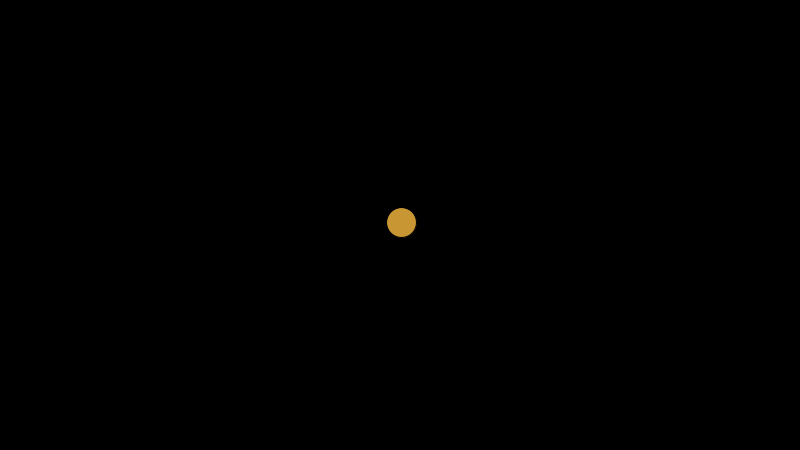
Frame 1 (no input)
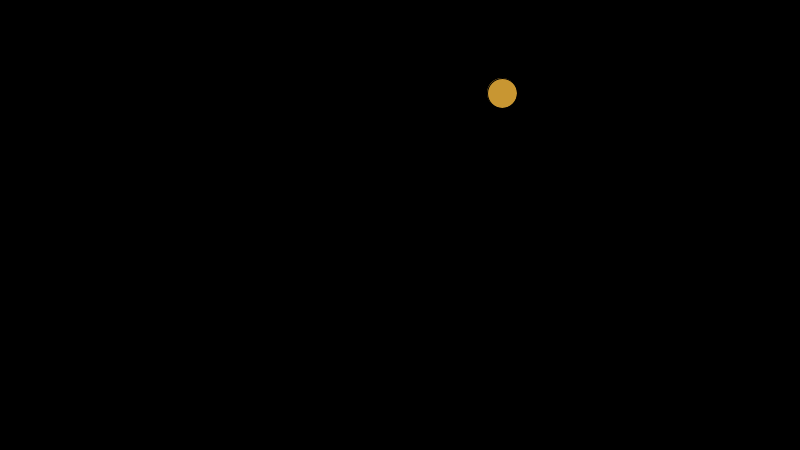
Frame 60 (the mouse pressed at the canvas centre just before this capture)
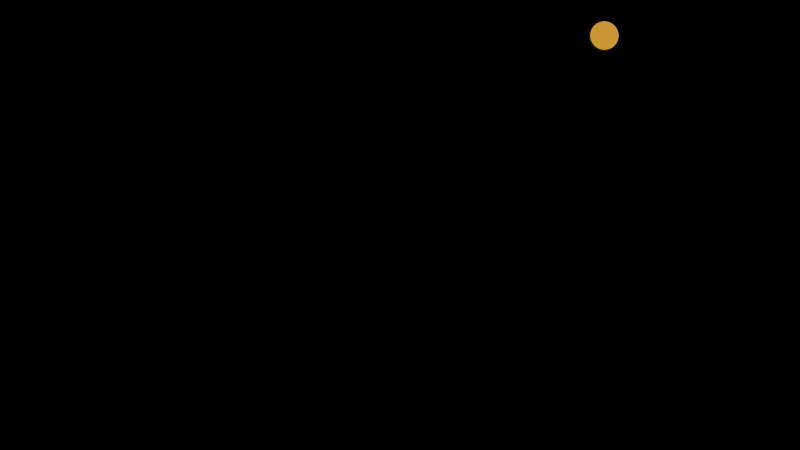
Frame 120 (the mouse held since frame 60 and released just before this capture)

The Processing sketch that drew these frames (run headless with seeded random() and noise(); from frame 60 on, the mouse is pressed at the canvas centre):

// Processing sketch: ejemploMovimiento
// ── ejemploMovimiento.pde
float xPos,yPos,xVel,yVel;
int radio;
void setup(){
  size(800,450);  
  xPos=width/2;
  yPos=height/2;
  xVel=1.7;
  yVel=-2.2;

  radio=30; 
  fill(200,150,50); 
}

void draw(){
  background(0);
  xPos+=xVel;
  yPos+=yVel;
  
  if(xPos<0 || xPos>width){
    xVel*=-1;
  }
  if(yPos<0 || yPos>height){
    yVel*=-1;
  }
  
  ellipse(xPos,yPos,radio,radio);
  

}
